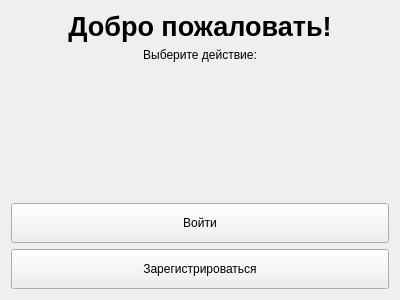
<?xml version="1.0" encoding="UTF-8"?>
<ui version="4.0">
 <class>WelcomeWindow</class>
 <widget class="QWidget" name="WelcomeWindow">
  <property name="geometry">
   <rect>
    <x>0</x>
    <y>0</y>
    <width>400</width>
    <height>300</height>
   </rect>
  </property>
  <layout class="QVBoxLayout" name="verticalLayout">
   <item>
    <widget class="QLabel" name="titleLabel">
     <property name="text">
      <string>Добро пожаловать!</string>
     </property>
     <property name="alignment">
      <set>Qt::AlignCenter</set>
     </property>
     <property name="font">
      <font>
       <family>Arial</family>
       <pointsize>20</pointsize>
       <weight>75</weight>
       <bold>true</bold>
      </font>
     </property>
    </widget>
   </item>
   <item>
    <widget class="QLabel" name="subtitleLabel">
     <property name="text">
      <string>Выберите действие:</string>
     </property>
     <property name="alignment">
      <set>Qt::AlignCenter</set>
     </property>
    </widget>
   </item>
   <item>
    <spacer name="verticalSpacer">
     <property name="orientation">
      <enum>Qt::Vertical</enum>
     </property>
     <property name="sizeHint" stdset="0">
      <size>
       <width>20</width>
       <height>30</height>
      </size>
     </property>
    </spacer>
   </item>
   <item>
    <widget class="QPushButton" name="loginButton">
     <property name="text">
      <string>Войти</string>
     </property>
     <property name="minimumSize">
      <size>
       <width>0</width>
       <height>40</height>
      </size>
     </property>
    </widget>
   </item>
   <item>
    <widget class="QPushButton" name="registerButton">
     <property name="text">
      <string>Зарегистрироваться</string>
     </property>
     <property name="minimumSize">
      <size>
       <width>0</width>
       <height>40</height>
      </size>
     </property>
    </widget>
   </item>
  </layout>
 </widget>
 <resources/>
 <connections/>
</ui>
